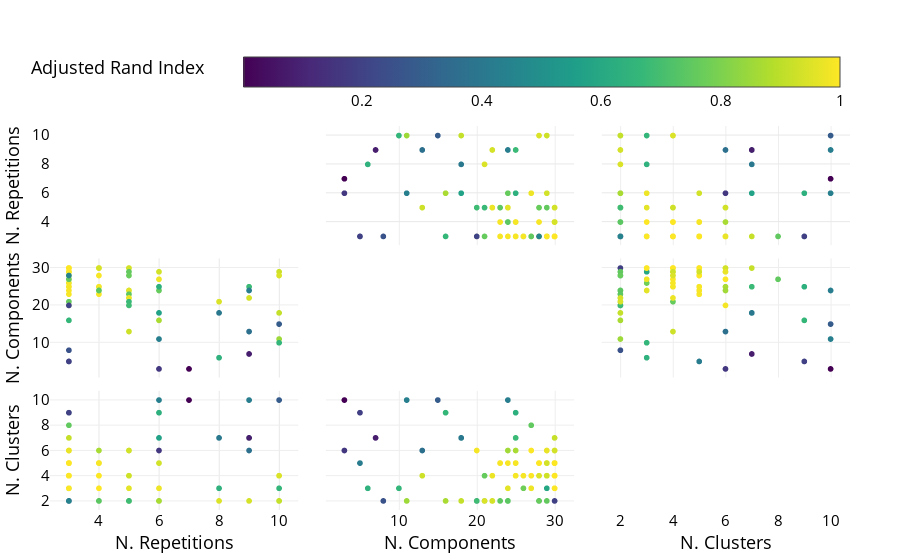

The cell this chart's notebook holds for it:
### Code cell
parent_run_id = '6c55ced01a384ba4a375ce89cd7e4b7d'
parent_run = parent_runs.loc[parent_runs['tags.parent_run_id']==parent_run_id]
model_name = parent_run['params.model_nickname'].values[0]
n_samples = parent_run['params.n_samples'].values[0]
n_informative = parent_run['params.n_informative'].values[0]
n_random = parent_run['params.n_random'].values[0]
class_sep = parent_run['params.class_sep'].values[0]
df = runs.loc[runs['tags.parent_run_id']==parent_run_id]
df = df.rename(columns={'params.repetitions': 'N. Repetitions', 'params.kmeans_n_clusters': 'N. Clusters', 'params.components_size': 'N. Components', 'metrics.silhouette': 'Silhouette Score', 'metrics.adjusted_rand': 'Adjusted Rand Index', 'metrics.n_clusters_': 'Number of Clusters'})
# df = df.loc[df['Number of KMeans Clusters'] == 3]
fig = px.scatter_matrix(df, dimensions=['N. Repetitions', 'N. Components', 'N. Clusters'], color='Adjusted Rand Index', template='presentation')
fig.update_layout({
    'font': {
        'color': 'black',
        'size': 15
    },
    'xaxis': {
        'color': 'black',
        'title': {'standoff': 15},
    }, 
    'yaxis': {
        'color': 'black',
    },
    'margin': {
        't': 50,
        'b': 50,
        'l': 50,
        'r': 50,
    },
    'coloraxis': {'colorbar': {'orientation': 'h'}}
})
fig.update_traces(diagonal_visible=False)
fig.show()

### Figure 1 — Plotly figure (JSON) as saved in the notebook; plotly's stock layout.template omitted (floating-point values rounded to 4 significant figures)
{"data": [{"dimensions": [{"axis": {"matches": true}, "label": "N. Repetitions", "values": [3.0, 3.0, 3.0, 3.0, 3.0, 4.0, 3.0, 4.0, 3.0, 3.0, 4.0, 3.0, 3.0, 3.0, 3.0, 3.0, 3.0, 4.0, 3.0, 3.0, 3.0, 10.0, 3.0, 3.0, 5.0, 3.0, 4.0, 6.0, 3.0, 3.0, 3.0, 5.0, 4.0, 3.0, 4.0, 9.0, 3.0, 3.0, 3.0, 3.0, 3.0, 3.0, 3.0, 9.0, 3.0, 3.0, 3.0, 4.0, 3.0, 3.0, 4.0, 3.0, 5.0, 3.0, 3.0, 3.0, 3.0, 3.0, 3.0, 3.0, 6.0, 3.0, 3.0, 3.0, 3.0, 4.0, 5.0, 6.0, 5.0, 5.0, 6.0, 3.0, 5.0, 7.0, 6.0, 3.0, 5.0, 5.0, 5.0, 3.0, 6.0, 4.0, 3.0, 4.0, 5.0, 5.0, 10.0, 10.0, 9.0, 8.0, 8.0, 6.0, 9.0, 3.0, 10.0, 9.0, 10.0, 6.0, 8.0, 10.0]}, {"axis": {"matches": true}, "label": "N. Components", "values": [26.0, 30.0, 29.0, 25.0, 30.0, 25.0, 30.0, 30.0, 30.0, 30.0, 30.0, 24.0, 30.0, 30.0, 30.0, 30.0, 27.0, 30.0, 29.0, 26.0, 29.0, 11.0, 5.0, 30.0, 30.0, 30.0, 30.0, 11.0, 25.0, 30.0, 21.0, 24.0, 25.0, 30.0, 30.0, 25.0, 30.0, 29.0, 30.0, 27.0, 30.0, 23.0, 30.0, 7.0, 20.0, 29.0, 29.0, 30.0, 30.0, 29.0, 28.0, 29.0, 30.0, 30.0, 29.0, 30.0, 30.0, 29.0, 28.0, 27.0, 3.0, 25.0, 28.0, 28.0, 29.0, 24.0, 22.0, 24.0, 24.0, 23.0, 16.0, 16.0, 22.0, 3.0, 29.0, 20.0, 13.0, 29.0, 21.0, 8.0, 27.0, 23.0, 28.0, 24.0, 28.0, 20.0, 29.0, 28.0, 22.0, 21.0, 6.0, 25.0, 24.0, 5.0, 18.0, 13.0, 15.0, 18.0, 18.0, 10.0]}, {"axis": {"matches": true}, "label": "N. Clusters", "values": [3.0, 5.0, 5.0, 5.0, 4.0, 6.0, 5.0, 5.0, 7.0, 5.0, 3.0, 5.0, 2.0, 5.0, 4.0, 4.0, 4.0, 5.0, 4.0, 4.0, 3.0, 2.0, 5.0, 5.0, 4.0, 5.0, 4.0, 10.0, 4.0, 3.0, 4.0, 6.0, 4.0, 6.0, 4.0, 7.0, 4.0, 5.0, 4.0, 6.0, 3.0, 5.0, 4.0, 7.0, 6.0, 5.0, 4.0, 5.0, 4.0, 5.0, 5.0, 6.0, 6.0, 5.0, 4.0, 4.0, 5.0, 6.0, 5.0, 8.0, 6.0, 5.0, 5.0, 4.0, 4.0, 2.0, 2.0, 2.0, 3.0, 2.0, 2.0, 9.0, 4.0, 10.0, 5.0, 2.0, 4.0, 2.0, 2.0, 2.0, 3.0, 5.0, 2.0, 2.0, 2.0, 2.0, 4.0, 4.0, 2.0, 2.0, 3.0, 9.0, 10.0, 9.0, 2.0, 6.0, 10.0, 7.0, 7.0, 3.0]}], "hovertemplate": "%{xaxis.title.text}=%{x}<br>%{yaxis.title.text}=%{y}<br>Adjusted Rand Index=%{marker.color}<extra></extra>", "legendgroup": "", "marker": {"color": [0.7788, 1.0, 0.9975, 0.9889, 1.0, 0.869, 1.0, 0.9363, 0.9145, 1.0, 1.0, 0.9925, 0.1905, 1.0, 1.0, 1.0, 0.9988, 0.9363, 0.9963, 0.9891, 0.5935, 0.8525, 0.4197, 1.0, 0.9975, 1.0, 0.9988, 0.4298, 0.9975, 0.9975, 0.7613, 0.857, 0.9876, 0.995, 0.9988, 0.6784, 1.0, 0.9975, 1.0, 0.9963, 0.9975, 0.9913, 1.0, 0.07923, 0.9854, 0.9975, 0.9963, 0.9363, 1.0, 0.9975, 0.99, 0.9685, 0.9343, 1.0, 0.9963, 1.0, 1.0, 0.9685, 1.0, 0.7534, 0.1621, 0.9889, 1.0, 0.995, 0.9963, 0.7431, 0.9258, 0.7613, 0.96, 0.7463, 0.8707, 0.6637, 0.9733, 0.0004667, 0.9322, 0.207, 0.9261, 0.7555, 0.6739, 0.2535, 0.9754, 0.9901, 0.4488, 0.7431, 0.7659, 0.6873, 0.9264, 0.9478, 0.936, 0.9453, 0.6415, 0.6325, 0.4226, 0.1916, 0.9136, 0.3694, 0.2904, 0.5724, 0.4011, 0.6621], "coloraxis": "coloraxis", "symbol": "circle"}, "name": "", "showlegend": false, "type": "splom", "diagonal": {"visible": false}}], "layout": {"coloraxis": {"colorbar": {"title": {"text": "Adjusted Rand Index"}, "orientation": "h"}, "colorscale": [[0.0, "#440154"], [0.1111, "#482878"], [0.2222, "#3e4989"], [0.3333, "#31688e"], [0.4444, "#26828e"], [0.5556, "#1f9e89"], [0.6667, "#35b779"], [0.7778, "#6ece58"], [0.8889, "#b5de2b"], [1.0, "#fde725"]]}, "legend": {"tracegroupgap": 0}, "margin": {"t": 50, "b": 50, "l": 50, "r": 50}, "dragmode": "select", "font": {"color": "black", "size": 15}, "xaxis": {"title": {"standoff": 15}, "color": "black"}, "yaxis": {"color": "black"}}}
